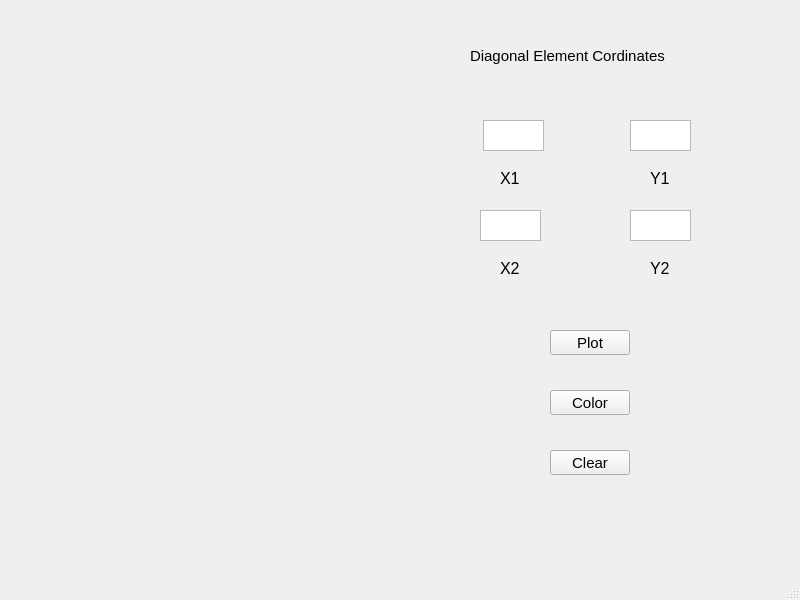
<?xml version="1.0" encoding="UTF-8"?>
<ui version="4.0">
 <class>MainWindow</class>
 <widget class="QMainWindow" name="MainWindow">
  <property name="geometry">
   <rect>
    <x>0</x>
    <y>0</y>
    <width>800</width>
    <height>600</height>
   </rect>
  </property>
  <property name="windowTitle">
   <string>MainWindow</string>
  </property>
  <widget class="QWidget" name="centralwidget">
   <widget class="QLabel" name="label">
    <property name="geometry">
     <rect>
      <x>0</x>
      <y>0</y>
      <width>400</width>
      <height>400</height>
     </rect>
    </property>
    <property name="text">
     <string/>
    </property>
   </widget>
   <widget class="QLabel" name="label_2">
    <property name="geometry">
     <rect>
      <x>470</x>
      <y>30</y>
      <width>231</width>
      <height>51</height>
     </rect>
    </property>
    <property name="font">
     <font>
      <pointsize>11</pointsize>
     </font>
    </property>
    <property name="text">
     <string>Diagonal Element Cordinates</string>
    </property>
   </widget>
   <widget class="QLabel" name="label_3">
    <property name="geometry">
     <rect>
      <x>500</x>
      <y>170</y>
      <width>31</width>
      <height>16</height>
     </rect>
    </property>
    <property name="font">
     <font>
      <pointsize>12</pointsize>
     </font>
    </property>
    <property name="text">
     <string>X1</string>
    </property>
   </widget>
   <widget class="QLabel" name="label_4">
    <property name="geometry">
     <rect>
      <x>500</x>
      <y>260</y>
      <width>31</width>
      <height>16</height>
     </rect>
    </property>
    <property name="font">
     <font>
      <pointsize>12</pointsize>
     </font>
    </property>
    <property name="text">
     <string>X2</string>
    </property>
   </widget>
   <widget class="QLabel" name="label_5">
    <property name="geometry">
     <rect>
      <x>650</x>
      <y>260</y>
      <width>31</width>
      <height>16</height>
     </rect>
    </property>
    <property name="font">
     <font>
      <pointsize>12</pointsize>
     </font>
    </property>
    <property name="text">
     <string>Y2</string>
    </property>
   </widget>
   <widget class="QLabel" name="label_6">
    <property name="geometry">
     <rect>
      <x>650</x>
      <y>170</y>
      <width>31</width>
      <height>16</height>
     </rect>
    </property>
    <property name="font">
     <font>
      <pointsize>12</pointsize>
     </font>
    </property>
    <property name="text">
     <string>Y1</string>
    </property>
   </widget>
   <widget class="QPushButton" name="pushButton">
    <property name="geometry">
     <rect>
      <x>550</x>
      <y>330</y>
      <width>80</width>
      <height>25</height>
     </rect>
    </property>
    <property name="font">
     <font>
      <pointsize>11</pointsize>
     </font>
    </property>
    <property name="text">
     <string>Plot</string>
    </property>
   </widget>
   <widget class="QPushButton" name="pushButton_2">
    <property name="geometry">
     <rect>
      <x>550</x>
      <y>390</y>
      <width>80</width>
      <height>25</height>
     </rect>
    </property>
    <property name="font">
     <font>
      <pointsize>11</pointsize>
     </font>
    </property>
    <property name="text">
     <string>Color</string>
    </property>
   </widget>
   <widget class="QPushButton" name="pushButton_3">
    <property name="geometry">
     <rect>
      <x>550</x>
      <y>450</y>
      <width>80</width>
      <height>25</height>
     </rect>
    </property>
    <property name="font">
     <font>
      <pointsize>11</pointsize>
     </font>
    </property>
    <property name="text">
     <string>Clear</string>
    </property>
   </widget>
   <widget class="QTextEdit" name="textEdit">
    <property name="geometry">
     <rect>
      <x>483</x>
      <y>120</y>
      <width>61</width>
      <height>31</height>
     </rect>
    </property>
   </widget>
   <widget class="QTextEdit" name="textEdit_2">
    <property name="geometry">
     <rect>
      <x>630</x>
      <y>120</y>
      <width>61</width>
      <height>31</height>
     </rect>
    </property>
   </widget>
   <widget class="QTextEdit" name="textEdit_3">
    <property name="geometry">
     <rect>
      <x>480</x>
      <y>210</y>
      <width>61</width>
      <height>31</height>
     </rect>
    </property>
   </widget>
   <widget class="QTextEdit" name="textEdit_4">
    <property name="geometry">
     <rect>
      <x>630</x>
      <y>210</y>
      <width>61</width>
      <height>31</height>
     </rect>
    </property>
   </widget>
  </widget>
  <widget class="QMenuBar" name="menubar">
   <property name="geometry">
    <rect>
     <x>0</x>
     <y>0</y>
     <width>800</width>
     <height>25</height>
    </rect>
   </property>
  </widget>
  <widget class="QStatusBar" name="statusbar"/>
 </widget>
 <resources/>
 <connections/>
</ui>
